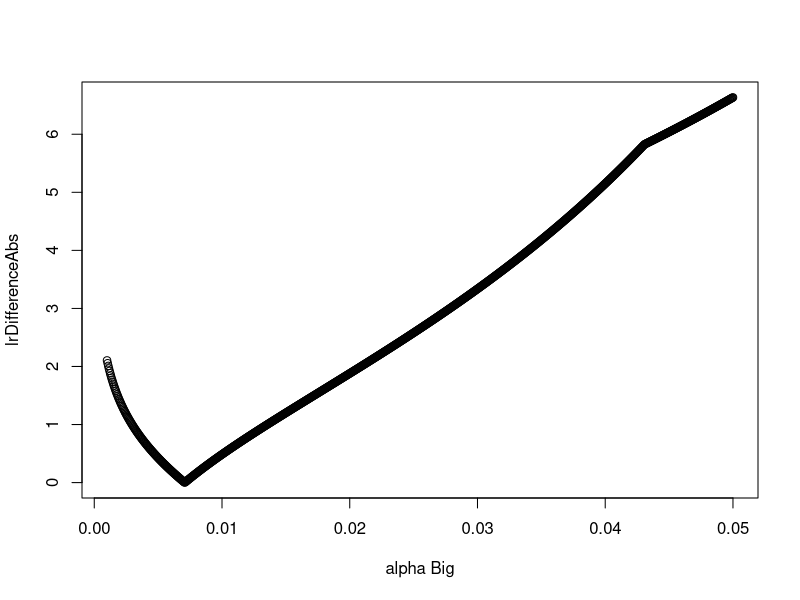

Write the R code that produced this figure. (Note: this script raises an error after producing the figure.)
## ---- chunk 1
knitr::opts_chunk$set(echo = FALSE)
## ---- chunk 2

h0 = 0  # null
ha = 1 #  alternative hypothesis
vars = c(0.4, 3) ####    Small, and large. so power is large, Small.
alpha = 0.05
col.v1 = 'red'
col.v2 = 'darkgreen'
col.v = c(col.v1, col.v2, 'blue', 'orange')
names(col.v) = c('small', 'big', 'alpha', 'LR')
pow = function(C, M.alt=1, V) {
  1 - pnorm(C, M.alt, sqrt(V)) 
}
  lowerC = 0
  Cseq <- seq(lowerC,3,length=1000)

likelihood = function(h, v, x) {
   1 - pnorm( abs((x - h)/sqrt(v))  ) 
}
# likelihood(h = 0, v = 1, x = qnorm(1-0.025)) # yes 0.025.
lr = function(x, v) likelihood(h = ha, v , x ) / likelihood(h = h0, v, x )
## ---- chunk 3
  C95  = qnorm(1 - alpha, sd = sqrt(vars))
lrEqualAlpha =  lr(C95, vars)
  pow.M.alt.1 = pow(C95, M.alt=1, V=vars)

## ---- chunk 4
Aseq<- seq(0.001, 0.05, length=1000)
lrBigValues = numeric(0)
lrSmallValues = numeric(0)
C95BigValues = numeric(0)
C95SmallValues = numeric(0)
lrDifference = function(alphaBig){
  alphaSmall = 2*alpha  - alphaBig # because they average to alpha.
  C95Big = qnorm(1 - alphaBig, sd = sqrt(max(vars)))
  C95Small = qnorm(1 - alphaSmall, sd = sqrt(min(vars)))
  C95BigValues =  append(C95BigValues, C95Big)
  C95SmallValues =  append(C95SmallValues, C95Small)
  #print(c( lr(C95Big, v = max(vars)) , lr(C95Small, v = min(vars)) ) )
  lrBig = lr(C95Big, v = max(vars)) 
  lrSmall = lr(C95Small, v = min(vars))
  lrBigValues =  append(lrBigValues, lrBig)
  lrSmallValues =  append(lrSmallValues, lrSmall)
  lrBig - lrSmall
}
lrDifferenceAbs = function(alphaBig) abs(lrDifference(alphaBig))
plot(Aseq,
     lrDifferenceAbs(Aseq) , xlab='alpha Big', ylab='lrDifferenceAbs')
optimalAlphaBig = optimize(lrDifferenceAbs, 
                           maximum = FALSE, interval = c(0, max(Aseq))) $ minimum
whichOptimal = print( which(abs(optimalAlphaBig - Aseq) < 1e-4) [1] )
optimalAlphaSmall = 2*alpha - optimalAlphaBig
C95Big =   qnorm(1 - optimalAlphaBig, sd = sqrt(max(vars)))
C95Small = qnorm(1 - optimalAlphaSmall, sd = sqrt(min(vars)))
# testthat::expect_equal(lr(C95Small, min(vars)), 
#                        lr(C95Big, max(vars)) , tolerance = 1e-3)
conditionalPowerEqualLR =   c( pow(C95Small, M.alt=1, V=vars[1]), 
                               pow(C95Big, M.alt=1, V=vars[2]) )

averagePowerEqualLR = mean(conditionalPowerEqualLR)
  
results = list(C95Small, C95Big, 
               conditionalPowerEqualLR, averagePowerEqualLR)
## ---- chunk 5
### conditional power

output$theplot = renderPlot({
  plot(Cseq, ylim=c(0,1), xlim=c(0, C95Big * 1.01),
       pow(Cseq, M.alt=0, 1), xlab='critical rejection cutoff', ylab='power',
       pch='', col=col.v1)
  lines(x=c(lowerC, C95[1]), y= c(alpha,alpha) , col='black')
  lines(x=c(lowerC, C95[2]), y= c(alpha,alpha) , col='black')
  text(x=lowerC, y=alpha, labels = paste('alpha=', alpha), adj = c(0,0), col='black') 
  points(C95, c(alpha, alpha), col=col.v, pch='C')
  #points(C95, pow(C95, M.alt=0), col=col.v, pch='C')
  points(C95, pow.M.alt.1, col=col.v, pch='P')
  
  
  for(Vn in 1:2) {
    lines(Cseq, pow(Cseq, M.alt=1, V=vars[Vn]), lty=2, lwd=3, col=col.v[Vn])
    lines(x=c(lowerC, C95[Vn]), y= rep(pow.M.alt.1 [Vn], 2), col=col.v[Vn])
    lines(x=rep(C95[Vn],2), y = c(alpha, pow.M.alt.1 [Vn]), col=col.v[Vn])
    text(x=lowerC, y=pow.M.alt.1 [Vn], col=col.v[Vn],
         labels = paste('V=', vars[Vn], '  power=', 
                        signif(digits = 2, pow.M.alt.1 [Vn])), adj = c(0,0))
    
  }
  ### average
  averagePowerEqualAlpha = mean(pow.M.alt.1)
#  lines(x=c(lowerC, mean(C95)), y= rep(averagePowerEqualAlpha, 2), col=col.v[3])
  lines(rep(lowerC, 2), pow.M.alt.1, col=col.v[3])
  text(x=lowerC, y=mean(pow.M.alt.1), xpd=NA, adj = c(0,1), col=col.v[3], xpd=NA,
       labels = paste('marginal power equal alpha:', 
                      signif(digits = 6, averagePowerEqualAlpha)))

  
  points( cex=2, c(C95Small, C95Big), 
          conditionalPowerEqualLR, col=col.v[4], pch='L')
  text(x=lowerC, y=averagePowerEqualLR, xpd=NA, adj = c(0,-1), col=col.v[4], xpd=NA,
       labels = paste('marginal power equal LR:', 
                      signif(digits = 6, averagePowerEqualLR)))
  
  
  legend(x='topright', 
         legend=c(paste('Variance=', vars[1]), 
                  paste('Variance=', vars[2]), 
                  'equal alpha',
                  'equal LR'
         ), 
         text.col =  col.v
  )
})

output$likrat = renderPlot({
  plot(c(C95SmallValues, C95BigValues), 
       )
})
plotOutput('theplot')
